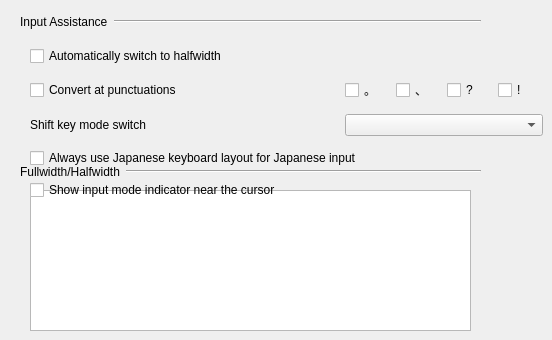
    <widget class="QWidget" name="inputsupport_tab">
     <attribute name="title">
      <string>Advanced</string>
     </attribute>
     <widget class="CharacterFormEditor" name="characterFormEditor">
      <property name="geometry">
       <rect>
        <x>30</x>
        <y>190</y>
        <width>441</width>
        <height>141</height>
       </rect>
      </property>
     </widget>
     <widget class="QWidget" name="horizontalLayoutWidget_2">
      <property name="geometry">
       <rect>
        <x>20</x>
        <y>10</y>
        <width>461</width>
        <height>23</height>
       </rect>
      </property>
      <layout class="QHBoxLayout" name="horizontalLayout_4">
       <item>
        <widget class="QLabel" name="autoCorrectionLable">
         <property name="text">
          <string>Input Assistance</string>
         </property>
        </widget>
       </item>
       <item>
        <widget class="Line" name="autoCorrectionLine_2">
         <property name="sizePolicy">
          <sizepolicy hsizetype="MinimumExpanding" vsizetype="Fixed">
           <horstretch>0</horstretch>
           <verstretch>0</verstretch>
          </sizepolicy>
         </property>
         <property name="orientation">
          <enum>Qt::Horizontal</enum>
         </property>
        </widget>
       </item>
      </layout>
     </widget>
     <widget class="QWidget" name="horizontalLayoutWidget_3">
      <property name="geometry">
       <rect>
        <x>20</x>
        <y>160</y>
        <width>461</width>
        <height>23</height>
       </rect>
      </property>
      <layout class="QHBoxLayout" name="horizontalLayout_6">
       <item>
        <widget class="QLabel" name="autoCorrectionLable_2">
         <property name="text">
          <string>Fullwidth/Halfwidth</string>
         </property>
        </widget>
       </item>
       <item>
        <widget class="Line" name="halffullWidthLine">
         <property name="sizePolicy">
          <sizepolicy hsizetype="MinimumExpanding" vsizetype="Fixed">
           <horstretch>0</horstretch>
           <verstretch>0</verstretch>
          </sizepolicy>
         </property>
         <property name="orientation">
          <enum>Qt::Horizontal</enum>
         </property>
        </widget>
       </item>
      </layout>
     </widget>
     <widget class="QWidget" name="gridLayoutWidget_9">
      <property name="geometry">
       <rect>
        <x>30</x>
        <y>40</y>
        <width>513</width>
        <height>171</height>
       </rect>
      </property>
      <layout class="QGridLayout" name="gridLayout_9">
       <item row="0" column="0" colspan="7">
        <widget class="QCheckBox" name="useAutoImeTurnOff">
         <property name="text">
          <string>Automatically switch to halfwidth</string>
         </property>
        </widget>
       </item>
       <item row="2" column="0" colspan="3">
        <widget class="QLabel" name="autoCorrectionLable_3">
         <property name="text">
          <string>Shift key mode switch</string>
         </property>
        </widget>
       </item>
       <item row="2" column="3" colspan="4">
        <widget class="QComboBox" name="shiftKeyModeSwitchComboBox">
         <property name="minimumSize">
          <size>
           <width>150</width>
           <height>0</height>
          </size>
         </property>
        </widget>
       </item>
       <item row="1" column="4">
        <widget class="QCheckBox" name="toutenCheckBox">
         <property name="maximumSize">
          <size>
           <width>45</width>
           <height>16777215</height>
          </size>
         </property>
         <property name="text">
          <string>、</string>
         </property>
        </widget>
       </item>
       <item row="1" column="5">
        <widget class="QCheckBox" name="questionMarkCheckBox">
         <property name="maximumSize">
          <size>
           <width>45</width>
           <height>16777215</height>
          </size>
         </property>
         <property name="text">
          <string>?</string>
         </property>
        </widget>
       </item>
       <item row="1" column="0" colspan="3">
        <widget class="QCheckBox" name="useAutoConversion">
         <property name="text">
          <string>Convert at punctuations</string>
         </property>
        </widget>
       </item>
       <item row="1" column="3">
        <widget class="QCheckBox" name="kutenCheckBox">
         <property name="maximumSize">
          <size>
           <width>45</width>
           <height>16777215</height>
          </size>
         </property>
         <property name="text">
          <string>。</string>
         </property>
        </widget>
       </item>
       <item row="1" column="6">
        <widget class="QCheckBox" name="exclamationMarkCheckBox">
         <property name="maximumSize">
          <size>
           <width>45</width>
           <height>16777215</height>
          </size>
         </property>
         <property name="text">
          <string>!</string>
         </property>
        </widget>
       </item>
       <item row="3" column="0" colspan="7">
        <widget class="QCheckBox" name="useJapaneseLayout">
         <property name="enabled">
          <bool>true</bool>
         </property>
         <property name="text">
          <string>Always use Japanese keyboard layout for Japanese input</string>
         </property>
        </widget>
       </item>
       <item row="4" column="0" colspan="7">
        <widget class="QCheckBox" name="useModeIndicator">
         <property name="enabled">
          <bool>true</bool>
         </property>
         <property name="text">
          <string>Show input mode indicator near the cursor</string>
         </property>
        </widget>
       </item>
      </layout>
     </widget>
    </widget>
